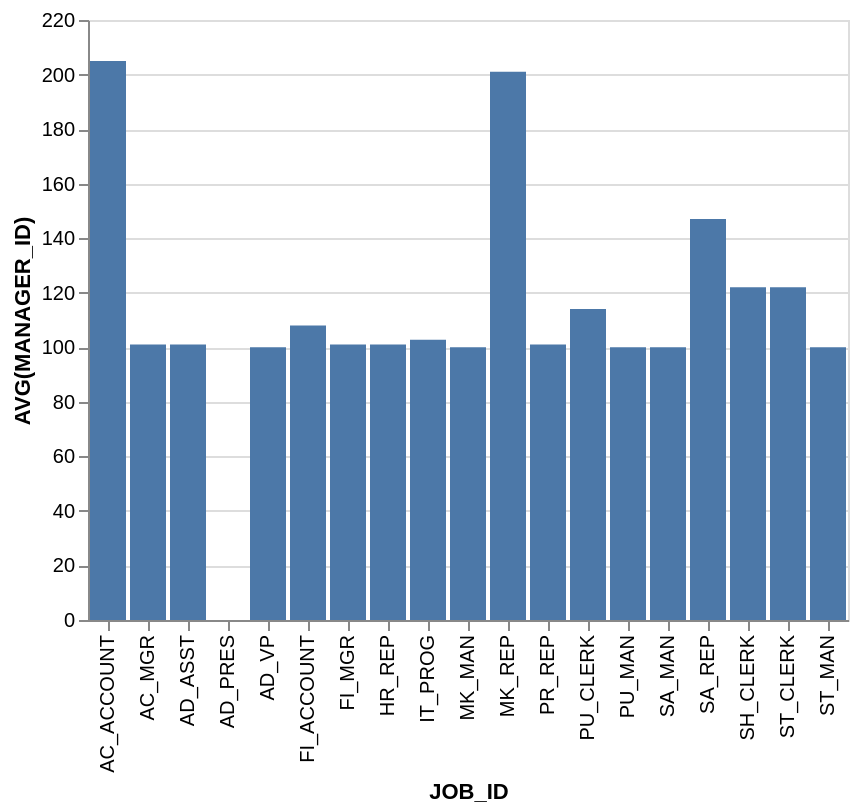

This figure's Vega-Lite source:
### Vega-Lite specification from a JSON file in a GitHub repository (floating-point values rounded to 4 significant figures)
{"data": {"values": [{"x_data": "AC_ACCOUNT", "y_data": 205}, {"x_data": "AC_MGR", "y_data": 101}, {"x_data": "AD_ASST", "y_data": 101}, {"x_data": "AD_PRES", "y_data": 0}, {"x_data": "AD_VP", "y_data": 100}, {"x_data": "FI_ACCOUNT", "y_data": 108}, {"x_data": "FI_MGR", "y_data": 101}, {"x_data": "HR_REP", "y_data": 101}, {"x_data": "IT_PROG", "y_data": 102.8}, {"x_data": "MK_MAN", "y_data": 100}, {"x_data": "MK_REP", "y_data": 201}, {"x_data": "PR_REP", "y_data": 101}, {"x_data": "PU_CLERK", "y_data": 114}, {"x_data": "PU_MAN", "y_data": 100}, {"x_data": "SA_MAN", "y_data": 100}, {"x_data": "SA_REP", "y_data": 147}, {"x_data": "SH_CLERK", "y_data": 122}, {"x_data": "ST_CLERK", "y_data": 122}, {"x_data": "ST_MAN", "y_data": 100}]}, "mark": "bar", "encoding": {"x": {"field": "x_data", "type": "nominal", "title": "JOB_ID", "sort": "ascending"}, "y": {"field": "y_data", "type": "quantitative", "title": "AVG(MANAGER_ID)"}}}
